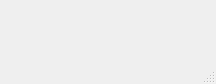
<?xml version="1.0" encoding="UTF-8"?>
<ui version="4.0">
 <class>MainWindow</class>
 <widget class="QMainWindow" name="MainWindow">
  <property name="geometry">
   <rect>
    <x>0</x>
    <y>0</y>
    <width>216</width>
    <height>84</height>
   </rect>
  </property>
  <property name="windowTitle">
   <string>MainWindow</string>
  </property>
  <widget class="QWidget" name="centralwidget"/>
  <widget class="QMenuBar" name="menubar">
   <property name="geometry">
    <rect>
     <x>0</x>
     <y>0</y>
     <width>216</width>
     <height>24</height>
    </rect>
   </property>
  </widget>
  <widget class="QStatusBar" name="statusbar"/>
 </widget>
 <resources/>
 <connections/>
</ui>
